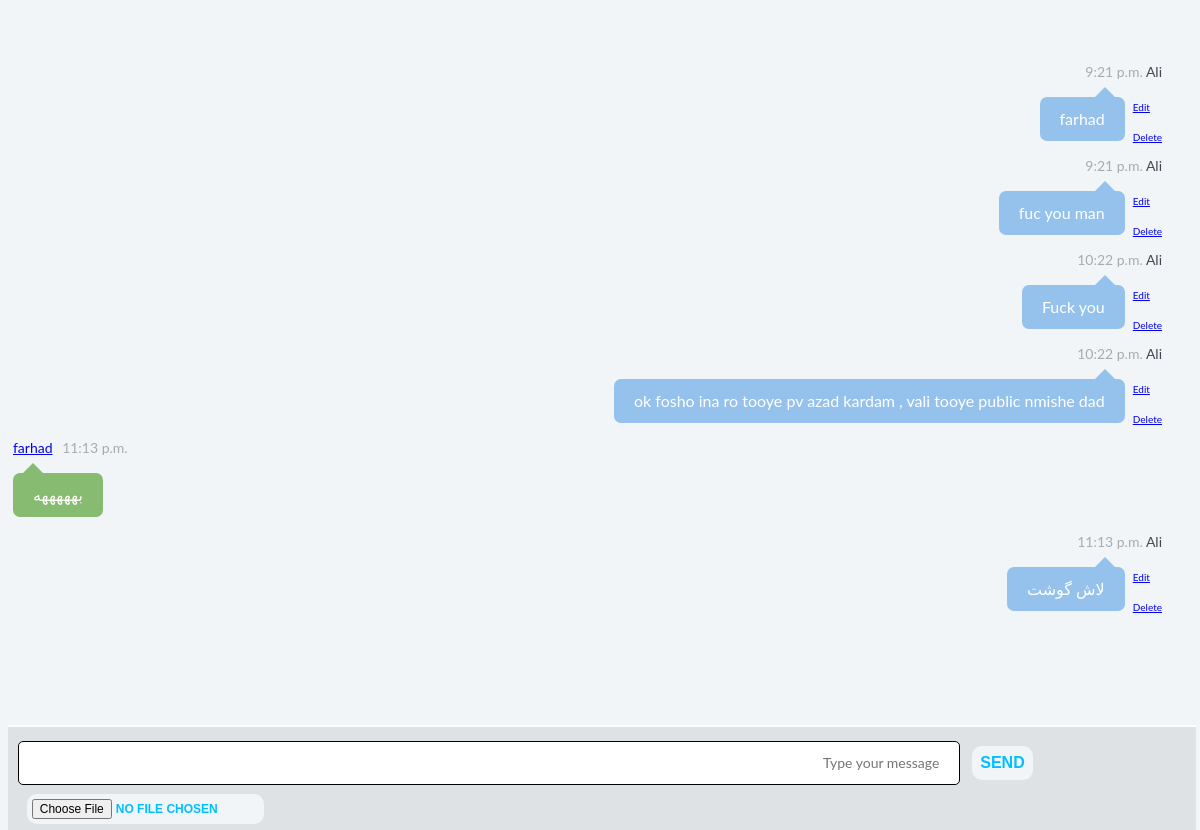
The app's page /private-chat/9 (signed in) with its own data.
### chat/models.py (models this page shows, shortened)
class Chat(models.Model):
    user        = models.ForeignKey(User, null=True, on_delete=models.SET_NULL)
    message     = models.TextField(null=True, blank=True)
    roomid      = models.ForeignKey(Room, blank=True, null=True, on_delete=models.SET_NULL)
    datetime    = models.DateTimeField(blank=True)
    unread      = models.BooleanField(default=False)
    image       = models.ImageField(upload_to='images/', null=True)
    def get_url_edit(self):
        return reverse("chat_edit", kwargs={"msg_id" : self.id, "room_id" : self.roomid_id})
    def get_url_delete(self):
        return reverse("chat_delete", kwargs={"msg_id" : self.id, "room_id" : self.roomid_id})

### chat/views.py (the view)
# urls.py: path('private-chat/<int:pv_id>', private_chat_view, name="private-chat"),
@login_required()
def private_chat_view(request, pv_id):
    cursor = connection.cursor()
    cursor.execute('''select auth_user.username
                            FROM chat_room, chat_members, auth_user
                            WHERE (auth_user.id = chat_members.userid_id)
                                    AND (chat_members.roomid_id = chat_room.id )
                                    AND (chat_room.id = ''' + str(pv_id) + ''')''')
    name_rooms = cursor.fetchall()   # Username , Room Hayi ke Taraf Tooshe
    name1_rooms = name_rooms[0]      # Name e Nafar Avale Too PV
    name2_rooms = name_rooms[1]      # Name e Nafar Dovom Too PV
    if name1_rooms[0] != request.user.username:     # Age Nafar Aval Too PV Khodam Naboodam
        pv_username = name1_rooms[0]      # List Az Name PV Hayi Ke Dari
    else:
        pv_username = name2_rooms[0]      # List Az Name PV Hayi Ke Dari
    print(request.user.username + " Trying To Send PV Message To " + pv_username )
    if request.method == "POST":
        form = SendMessageModelForm(request.POST, request.FILES)
        if form.is_valid():
            object              = form.save(commit=False)
            object.user         = request.user
            object.datetime     = datetime.now()
            object.roomid_id    = pv_id
            object.unread       = True
            if not (form.cleaned_data.get("message") == '' and form.cleaned_data.get("image") is None):
                print(request.user.username + " Send Message To " + pv_username + " ---> " + form.cleaned_data.get("message"))
                object.save()
        form = SendMessageModelForm()
    else:
        form = SendMessageModelForm(request.FILES)
    obj = Chat.objects.filter(roomid_id=pv_id).order_by('datetime')
    for i in obj:
        i.time = i.datetime.time()
        try:
            i.firstChar = i.message[0]
        except:
            i.firstChar = ''
    cursor3 = connection.cursor()
    cursor3.execute('''Update chat_chat
                            Set unread=0
                            WHERE   NOT (user_id = ''' + str(request.user.id) + ''')
                                    AND (roomid_id =''' + str(pv_id) + ''')''')
    pv_list = Navbar.pv_list(request)
    sum_unreads = Navbar.sum_unreads(pv_list)
    context = {
        "obj": obj,
        "form": form,
        "tool_2": tool_2,
        "pv_list": pv_list,
        "user": request.user,
        "sum_unreads": sum_unreads,
    }
    return render(request, "chat.html", context)

### chat/forms.py
class SendMessageModelForm(forms.ModelForm):
    message = forms.CharField(label='', required=False, widget=forms.Textarea(
            attrs={
                "placeholder": "Type your message",
                "rows" : "1",
                "dir" : "rtl",
                "id" : "textarea",
            }
        )
    )
    image = forms.ImageField(label='', required=False)
    class Meta:
        model = Chat
        fields = [
            'message',
            'image',
        ]
    def clean_message(self):
        message = self.cleaned_data.get("message")
        message_tmp = message.lower()
        msg = message_tmp.split()
        for i in tool_1.Curse:
            if i.lower() in msg:
                raise forms.ValidationError("PLS BE POLITE")
        return message

### chat/views.py (called while the page is built)
    def sum_unreads(pv_list):
        sum_unreads = 0
        for i in pv_list:
            sum_unreads = sum_unreads + i.unread            # Kolle PM Haye Unread Ro Hesab Mikone
        return sum_unreads

### chat/templates/chat.html (shortened to what this page needs)
{% load static %}
<html>
        <link rel="stylesheet" type="text/css" href="{% static 'newChat.css' %}">
        <link rel="stylesheet" type="text/css" href="{% static 'navbar.css' %}">
        <link rel="stylesheet" href="https://cdnjs.cloudflare.com/ajax/libs/font-awesome/4.7.0/css/font-awesome.min.css">
    <body id="chat-history">
     <div>
        <div class="chat">
            <div class="chat-history">
              <ul>
                {% for i in obj %}
                    {% if user == i.user %}
                        {% if i.firstChar in tool_2.alphabet %}
                            <li id={{ forloop.counter }} class="clearfix">
                              <div class="message-data align-right">
                                <span class="message-data-time">{{ i.time }}</span>
                                <span class="message-data-name">{{i.user.username}}</span>
                              </div>
                              <div class="float-right" style="font-size:10px; margin-right:0px; margin-left: 8px">
                                <div><a href="{{ i.get_url_edit }}">Edit</a></div>
                                <div style="margin-top:10px"><a href="{{ i.get_url_delete }}">Delete</a></div>
                              </div>
                                {% if i.image %}
                                  <div class="message other-message float-right" style="padding:5px">
                                    <a href="{{ i.image.url }}" target="_blank"><img src="{{ i.image.url }}" style="max-height: 500px; max-width:100%"/></a>
                                    {{ i.message }}
                                  </div>
                                {% else %}
                                    <div class="message other-message float-right">
                                {{ i.message }}
                                    </div>
                                {% endif%}
                            </li>
                        {% else %}
                            <li id={{ forloop.counter }} class="clearfix">
                              <div class="message-data align-right">
                                <span class="message-data-time">{{ i.time }}</span>
                                      <span class="message-data-name">{{i.user.username}}</span>
                              </div>
                              <div class="float-right" style="font-size:10px; margin-right:0px; margin-left: 8px">
                                <div><a href="{{ i.get_url_edit }}">Edit</a></div>
                                <div style="margin-top:10px"><a href="{{ i.get_url_delete }}">Delete</a></div>
                              </div>
                              {% if i.image %}
                                  <div class="message other-message float-right" dir="rtl" style="padding:5px">
                                    <a href="{{ i.image.url }}" target="_blank"><img src="{{ i.image.url }}" style="max-height: 500px; max-width:100%"/></a>
                                    {{ i.message }}
                                  </div>
                                {% else %}
                                    <div class="message other-message float-right" dir="rtl">
                                {{ i.message }}
                                    </div>
                                {% endif%}
                            </li>
                        {% endif %}
                    {% else %}
                        {% if i.firstChar in tool_2.alphabet %}
                            <li id={{ forloop.counter }}>
                              <div class="message-data">
                                  <span><a href="/profile/{{i.user.username}}" class="message-data-name">{{i.user.username}}</a></span>
                                <span class="message-data-time">{{ i.time }}</span>
                              </div>
                                {% if i.image %}
                                  <div class="message my-message" style="padding:5px">
                                    <a href="{{ i.image.url }}" target="_blank"><img src="{{ i.image.url }}" style="max-height: 500px; max-width:100%"/></a>
                                    {{ i.message }}
                                  </div>
                                {% else %}
                                    <div class="message my-message">
                                {{ i.message }}
                                    </div>
                                {% endif%}
                            </li>
                        {% else %}
                            <li id={{ forloop.counter }}>
                              <div class="message-data">
                                <span><a href="/profile/{{i.user.username}}" class="message-data-name">{{i.user.username}}</a></span>
                                <span class="message-data-time">{{ i.time }}</span>
                              </div>
                                {% if i.image %}
                                  <div class="message my-message" dir="rtl" style="padding:5px">
                                    <a href="{{ i.image.url }}" target="_blank"><img src="{{ i.image.url }}" style="max-height: 500px; max-width:100%"/></a>
                                    {{ i.message }}
                                  </div>
                                {% else %}
                                    <div class="message my-message" dir="rtl">
                                {{ i.message }}
                                    </div>
                                {% endif%}
                            </li>
                        {% endif %}
                    {% endif %}
                {% endfor %}
                  <div class="emptyPlace"></div>
              </ul>
            </div>
        <div class="chat-message clearfix">
            <form method="POST" enctype="multipart/form-data">{% csrf_token %}
                {{ form.as_p }}
                <input id="send" type="submit" value="Send">
            </form>
        </div>
    </body>
</html>

### chat/static/newChat.css (style rules this page uses)
*, *:before, *:after { box-sizing: border-box; }
body { background: #F2F5F8; font: 14px/20px "Lato", Arial, sans-serif; padding: 0px 0; padding-top:40px; color: white; width: 97%; height: 100%: }
ul { list-style-type: none; }
.chat { width: 100%; color: #434651; float: left; }
.chat .chat-history { padding-right:10px; margin-left:-35px; }
.chat .chat-history .message-data { margin-bottom: 15px; }
.chat .chat-history .message-data-time { color: #a8aab1; padding-left: 6px; }
.chat .chat-history .message { color: white; padding: 12px 20px; line-height: 20px; font-size: 16px; border-radius: 7px; margin-bottom: 15px; position: relative; }
.chat .chat-history .message:after { bottom: 100%; left: 20px; border: solid transparent; content: " "; height: 0; width: 0; position: absolute; pointer-events: none; border-bottom-color: #86BB71; border-width: 10px; margin-left: -10px; }
.chat .chat-history .my-message { background: #86BB71; display: inline-block; max-width: 90%; }
.chat .chat-history .other-message { background: #94C2ED; max-width: 80%; display: inline-block; }
.chat .chat-history .other-message:after { border-bottom-color: #94C2ED; left: calc(100% - 20px); }
.chat .chat-message { padding-left:10px; padding-bottom:15px; width: 99%; position: fixed; bottom: 0; border-top: 2px solid white; background: rgba(152,152,152,0.2); }
.chat .chat-message textarea { width: 80%; float:left; border: none; padding: 10px 20px; font: 14px/22px "Lato", Arial, sans-serif; margin-bottom: 30px; border-radius: 5px; resize: none; border:1px solid black; }
.chat .chat-message input { float: right; color: #00bfff; font-size: 16px; border-radius:10px; text-transform: uppercase; border: none; cursor: pointer; font-weight: bold; background: #F2F5F8; top: 18%; padding:8px; margin-left:1%; margin-right:5%; position: absolute; }
.align-right { text-align: right; }
.float-right { float: right; }
.clearfix:after { visibility: hidden; display: block; font-size: 0; content: " "; clear: both; height: 0; }
.emptyPlace { height:190px; width:100%; }
#id_image { float: left; color: #00bfff; font-size: 12px; border-radius:10px; text-transform: uppercase; border: none; cursor: pointer; background: #F2F5F8; top: 65%; left: -5px; margin-left:2%; padding:5px; position: absolute; }

### records on screen
Chat: time "9:21 p.m.", user.username "Ali", message "farhad"
Chat: time "9:21 p.m.", user.username "Ali", message "fuc you man"
Chat: time "10:22 p.m.", user.username "Ali", message "Fuck you"
Chat: time "10:22 p.m.", user.username "Ali", message "ok fosho ina ro tooye pv azad kardam , vali tooye public nmishe dad"
Chat: user.username "farhad", time "11:13 p.m.", message "بهههههه"
Chat: time "11:13 p.m.", user.username "Ali", message "لاش گوشت"
